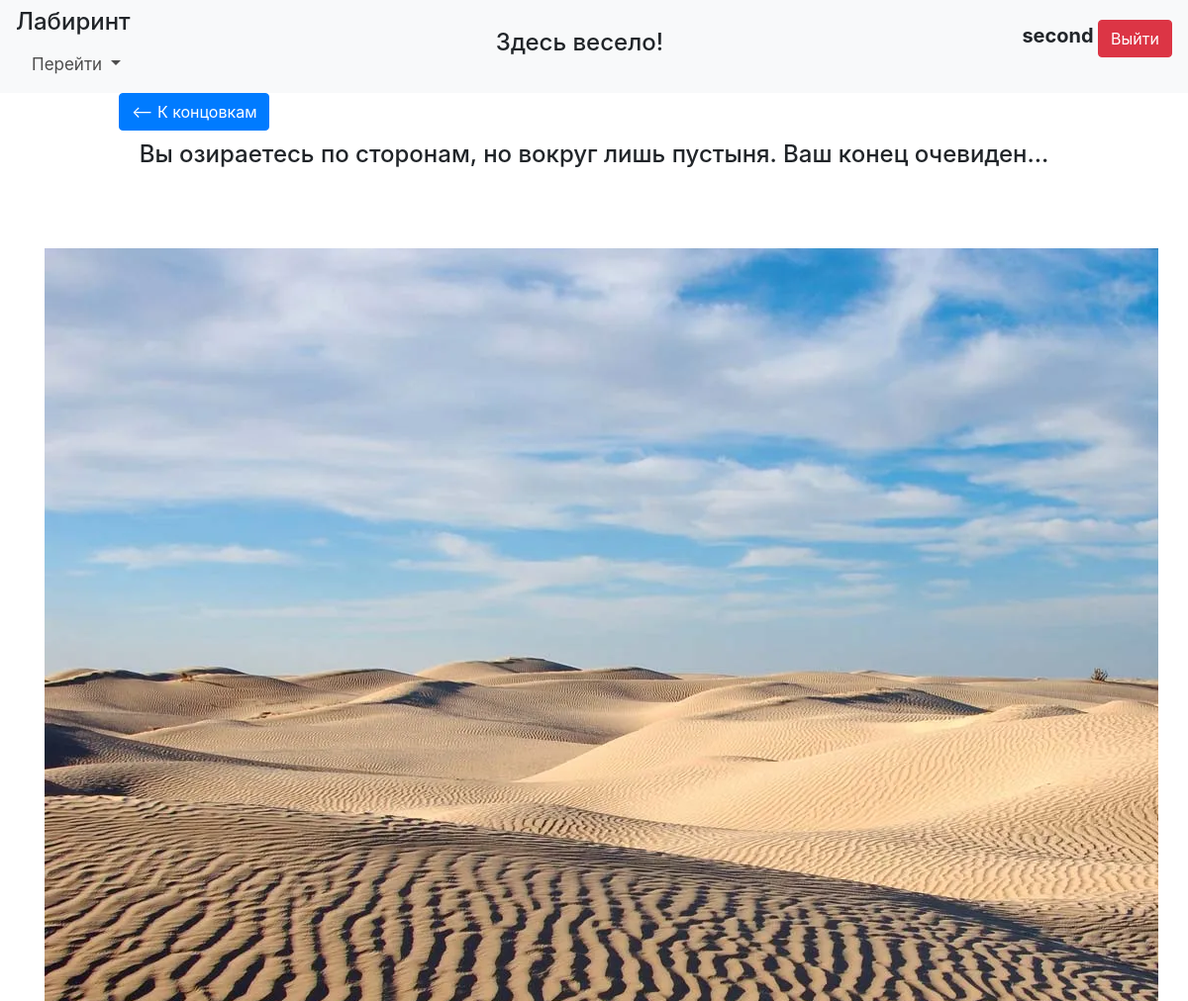
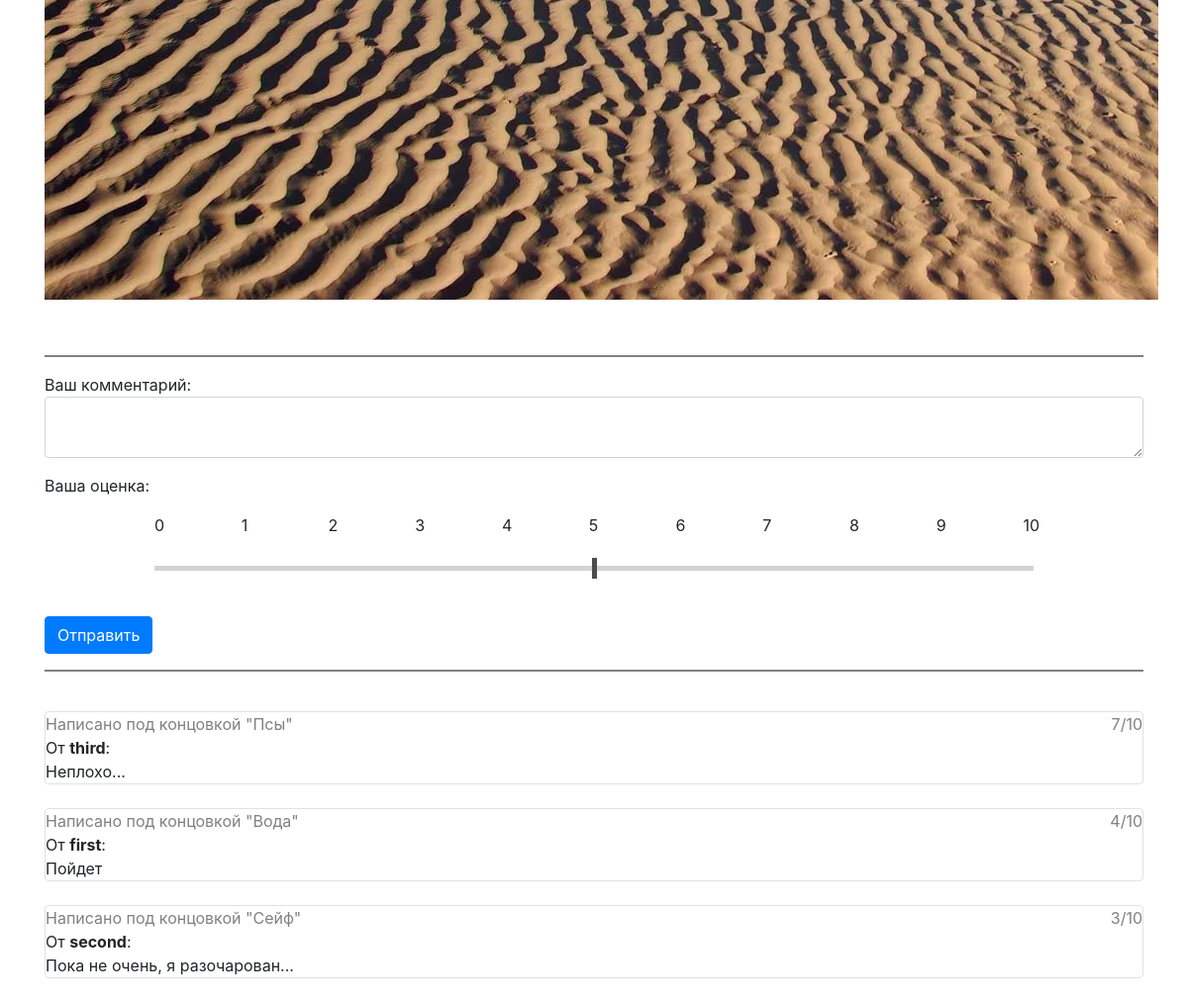
/passings/3 (signed in), run on the app's committed database (2 pictures, top to bottom).
### data/tables/users.py (models this page shows, shortened)
class User(SqlAlchemyBase, UserMixin, SerializerMixin):
    __tablename__ = 'users'
    id = sqlalchemy.Column(sqlalchemy.Integer,
                           primary_key=True, autoincrement=True)
    name = sqlalchemy.Column(sqlalchemy.String, unique=True)
    hashed_password = sqlalchemy.Column(sqlalchemy.String)
    reviews = orm.relationship("Review", back_populates="user")
    combos = orm.relationship("Combo", back_populates="user")
    passings = orm.relationship("Passing", back_populates="user")

### data/tables/endings.py (models this page shows)
class Ending(SqlAlchemyBase, SerializerMixin):
    __tablename__ = 'endings'
    id = sqlalchemy.Column(sqlalchemy.Integer,
                           primary_key=True, autoincrement=True)
    path_to_picture = sqlalchemy.Column(sqlalchemy.String, nullable=True)
    text = sqlalchemy.Column(sqlalchemy.String, nullable=True)
    name = sqlalchemy.Column(sqlalchemy.String, nullable=True)
    reviews = orm.relationship("Review", back_populates="ending")
    passings = orm.relationship("Passing", back_populates="ending")

### data/tables/reviews.py (models this page shows)
class Review(SqlAlchemyBase, SerializerMixin):
    __tablename__ = 'reviews'
    id = sqlalchemy.Column(sqlalchemy.Integer,
                           primary_key=True, autoincrement=True)
    ending_id = sqlalchemy.Column(sqlalchemy.Integer, sqlalchemy.ForeignKey("endings.id"))
    user_id = sqlalchemy.Column(sqlalchemy.Integer, sqlalchemy.ForeignKey("users.id"))
    date = sqlalchemy.Column(sqlalchemy.DateTime, default=datetime.now())
    text = sqlalchemy.Column(sqlalchemy.String, nullable=True)
    mark = sqlalchemy.Column(sqlalchemy.Integer)
    ending = orm.relationship('Ending')
    user = orm.relationship("User")

### data/api/login_api.py (the view)
    def worker(*args, **kwargs):
        if current_user.is_authenticated:
            return func(*args, **kwargs)
        return redirect("/login")

### forms/ending.py
class EndingForm(FlaskForm):
    comment = TextAreaField('Ваш комментарий', validators=[DataRequired()])
    slider = DecimalRangeField("Оценка", validators=[NumberRange(min=0, max=10)],
                               render_kw={"step": "1"})
    submit = SubmitField('Отправить', name="enter")

### data/additional.py (called while the page is built)
def get_menu_btns():
    address = request.path[1:]
    btns = []
    if current_user.is_authenticated:
        if address != "passings":
            btns.append("Концовки")
        btns.append("Выйти")
    else:
        if address != "login":
            btns.append("Войти")
        if address != "register":
            btns.append("Зарегистрироваться")
    if address != "about":
        btns.append("О нас")
    return btns

### data/api/login_api.py (called while the page is built)
def need_login(func):
    def worker(*args, **kwargs):
        if current_user.is_authenticated:
            return func(*args, **kwargs)
        return redirect("/login")
    worker.__name__ = func.__name__
    return worker

### data/api/passing_api.py (called while the page is built, shortened)
@blueprint.route("/passings/<int:passing_id>", methods=["GET", "POST"])
@need_login
def get_passing(passing_id):
    dbs = db_session.create_session()
    passing = dbs.query(Passing).get(passing_id)
    if not passing or passing.username != current_user.name:
        return bad_site(message="Такой концовки нет или она не ваша")
    user = passing.user
    ending = passing.ending
    form = EndingForm()
    return render_template("ending.html", user=user, ending=ending,
                           reviews=dbs.query(Review).all()[::-1], form=form, title=ending.name,
                           menu=get_menu_btns())

### data/db_session.py (called while the page is built)
def create_session() -> Session:
    global __factory
    return __factory()

### main.py (called while the page is built)
@login_manager.user_loader
def load_user(user_id):
    db_sess = db_session.create_session()
    return db_sess.query(User).get(user_id)

### templates/ending.html (shortened to what this page needs)
{% extends "base.html" %}
{% block content %}
<div class="left" style="margin-left: 10%; display: inline-block;">
<a type="button" class="btn btn-primary" href="/passings"><-- К концовкам</a>
</div>
<br><br>
<main role="main" class="container" style="align: center;">
    <form action="" method="post">
    <a class="center">
    <h4>{{ ending.text }}</h4>
    {% for i in range(3) %}<br>{% endfor %}
        <p class="center"><img src="{{ url_for('static', filename=ending.path_to_picture) }}"></p>
    </a>
        <br>
        <hr style="border: 1px solid gray;">
        <div>Ваш комментарий:</div>
        <p>{{ form.comment(class="form-control", type="textarea") }}</p>
        <p>Ваша оценка: </p>
        <a style="margin-left: 10%;">
        {% for i in range(11) %}
        <p style="width: 7.5%; display: inline-block;">{{ loop.index - 1 }}</p>
        {% endfor %}
        </a>
        <p style="text-align: center;">{{ form.slider(class="slider", type="range") }}</p>
        <br>
        <p>{{ form.submit(type="submit", class="btn btn-primary") }}</p>
        <hr style="border: 1px solid gray;">
        {% for review in reviews %}
    <br>
    <div class="col-md6 border rounded">
        <div style="color: gray;">Написано под концовкой "{{ review.ending.name }}"<span style="float: right;">{{ review.mark }}/10</span></div>
        <div style="display: inline-block;">
            <a>От </a><a style="font-weight: bold;">{{review.user.name}}</a><a>:</a>
        </div>
        <div class="width">{{ review.text }}</div>
    </div>
    {% endfor %}
    <br>
    </form>
</main>
{% endblock %}

### templates/base.html (shortened to what this page needs)
<!doctype html>
<html lang="en">
<head>
    <link rel="stylesheet"
          href="https://stackpath.bootstrapcdn.com/bootstrap/4.4.1/css/bootstrap.min.css"
>
    <link rel="stylesheet" type="text/css" href="{{ url_for('static', filename='css/style.css') }}" />
</head>
<body>
<header>
    <nav class="navbar navbar-light bg-light">
        <div>
        <h4>Лабиринт</h4>
        <div class="nav-item dropdown" style="font-size: 17px; color: #4d4d4d">
          <a class="nav-link dropdown-toggle" id="navbarDropdown" role="button" data-bs-toggle="dropdown" aria-expanded="false">
            Перейти
          </a>
        </div>
        </div>
        <h4>Здесь весело!</h4>
        {% if current_user.is_authenticated %}
        <p>
            <a class="bold">{{ current_user.name }}</a>
            <a type="button" class="btn btn-danger" href="/logout">Выйти</a>
        </p>
        {% elif request.path == "/login" %}
            <a type="button" class="btn btn-primary" href="/register">Зарегистрироваться</a>
        {% else %}
            <a type="button" class="btn btn-primary" href="/login">Войти</a>
        {% endif %}
    </nav>
</header>
{% block content %}{% endblock %}
</body>
</html>

### static/css/style.css (style rules this page uses)
.slider { -webkit-appearance: none; width: 80%; height: 5px; background: #d3d3d3; opacity: 1; -webkit-transition: .2s; transition: opacity .2s; }
.center { text-align: center; align: center; }
.bold { font-size: 20px; font-weight: bold; }
.left { float: left; }
.container { overflow: hidden; }

### data on the page
User: name "second"
Ending: text "Вы озираетесь по сторонам, но вокруг лишь пустыня. Ваш конец очевиден...", path_to_picture (picture)
Review: ending.name "Псы", mark "7", user.name "third", text "Неплохо..."
Review: ending.name "Вода", mark "4", user.name "first", text "Пойдет"
Review: ending.name "Сейф", mark "3", user.name "second", text "Пока не очень, я разочарован..."
